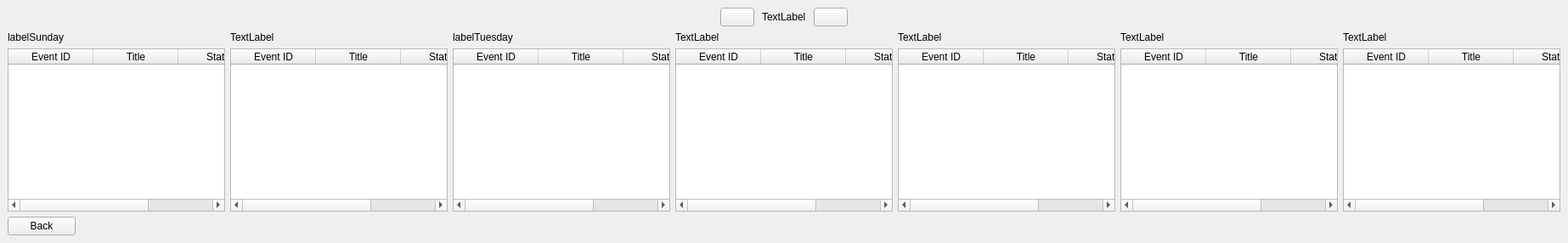
                 <widget class="QWidget" name="page2">
                  <layout class="QVBoxLayout" name="verticalLayout_21">
                   <property name="spacing">
                    <number>0</number>
                   </property>
                   <property name="leftMargin">
                    <number>0</number>
                   </property>
                   <property name="topMargin">
                    <number>0</number>
                   </property>
                   <property name="rightMargin">
                    <number>0</number>
                   </property>
                   <property name="bottomMargin">
                    <number>0</number>
                   </property>
                   <item>
                    <layout class="QVBoxLayout" name="verticalLayout_20">
                     <item>
                      <widget class="QWidget" name="widget_9" native="true">
                       <layout class="QVBoxLayout" name="verticalLayout_41">
                        <item>
                         <layout class="QHBoxLayout" name="horizontalLayout_17">
                          <property name="spacing">
                           <number>9</number>
                          </property>
                          <item>
                           <spacer name="horizontalSpacer_19">
                            <property name="orientation">
                             <enum>Qt::Horizontal</enum>
                            </property>
                            <property name="sizeHint" stdset="0">
                             <size>
                              <width>40</width>
                              <height>20</height>
                             </size>
                            </property>
                           </spacer>
                          </item>
                          <item>
                           <widget class="QPushButton" name="buttonPreviousWeek">
                            <property name="text">
                             <string/>
                            </property>
                            <property name="icon">
                             <iconset resource="resources/icons.qrc">
                              <normaloff>:/icons/icons/arrow-left.svg</normaloff>:/icons/icons/arrow-left.svg</iconset>
                            </property>
                           </widget>
                          </item>
                          <item>
                           <widget class="QLabel" name="labelMonth">
                            <property name="text">
                             <string>TextLabel</string>
                            </property>
                           </widget>
                          </item>
                          <item>
                           <widget class="QPushButton" name="buttonNextWeek">
                            <property name="text">
                             <string/>
                            </property>
                            <property name="icon">
                             <iconset resource="resources/icons.qrc">
                              <normaloff>:/icons/icons/arrow-right.svg</normaloff>:/icons/icons/arrow-right.svg</iconset>
                            </property>
                           </widget>
                          </item>
                          <item>
                           <spacer name="horizontalSpacer_20">
                            <property name="orientation">
                             <enum>Qt::Horizontal</enum>
                            </property>
                            <property name="sizeHint" stdset="0">
                             <size>
                              <width>40</width>
                              <height>20</height>
                             </size>
                            </property>
                           </spacer>
                          </item>
                         </layout>
                        </item>
                        <item>
                         <layout class="QHBoxLayout" name="horizontalLayout_15">
                          <item>
                           <layout class="QVBoxLayout" name="verticalLayout_18">
                            <item>
                             <widget class="QLabel" name="labelSunday">
                              <property name="text">
                               <string>labelSunday</string>
                              </property>
                             </widget>
                            </item>
                            <item>
                             <widget class="QTableWidget" name="tableviewSunday">
                              <property name="editTriggers">
                               <set>QAbstractItemView::NoEditTriggers</set>
                              </property>
                              <property name="selectionMode">
                               <enum>QAbstractItemView::SingleSelection</enum>
                              </property>
                              <property name="selectionBehavior">
                               <enum>QAbstractItemView::SelectRows</enum>
                              </property>
                              <attribute name="verticalHeaderVisible">
                               <bool>false</bool>
                              </attribute>
                              <column>
                               <property name="text">
                                <string>Event ID</string>
                               </property>
                              </column>
                              <column>
                               <property name="text">
                                <string>Title</string>
                               </property>
                              </column>
                              <column>
                               <property name="text">
                                <string>Status</string>
                               </property>
                              </column>
                             </widget>
                            </item>
                           </layout>
                          </item>
                          <item>
                           <layout class="QVBoxLayout" name="verticalLayout_16">
                            <item>
                             <widget class="QLabel" name="labelMonday">
                              <property name="text">
                               <string>TextLabel</string>
                              </property>
                             </widget>
                            </item>
                            <item>
                             <widget class="QTableWidget" name="tableviewMonday">
                              <property name="editTriggers">
                               <set>QAbstractItemView::NoEditTriggers</set>
                              </property>
                              <property name="selectionMode">
                               <enum>QAbstractItemView::SingleSelection</enum>
                              </property>
                              <property name="selectionBehavior">
                               <enum>QAbstractItemView::SelectRows</enum>
                              </property>
                              <attribute name="verticalHeaderVisible">
                               <bool>false</bool>
                              </attribute>
                              <column>
                               <property name="text">
                                <string>Event ID</string>
                               </property>
                              </column>
                              <column>
                               <property name="text">
                                <string>Title</string>
                               </property>
                              </column>
                              <column>
                               <property name="text">
                                <string>Status</string>
                               </property>
                              </column>
                             </widget>
                            </item>
                           </layout>
                          </item>
                          <item>
                           <layout class="QVBoxLayout" name="verticalLayout_13">
                            <item>
                             <widget class="QLabel" name="labelTuesday">
                              <property name="text">
                               <string>labelTuesday</string>
                              </property>
                             </widget>
                            </item>
                            <item>
                             <widget class="QTableWidget" name="tableviewTuesday">
                              <property name="editTriggers">
                               <set>QAbstractItemView::NoEditTriggers</set>
                              </property>
                              <property name="selectionMode">
                               <enum>QAbstractItemView::SingleSelection</enum>
                              </property>
                              <property name="selectionBehavior">
                               <enum>QAbstractItemView::SelectRows</enum>
                              </property>
                              <attribute name="verticalHeaderVisible">
                               <bool>false</bool>
                              </attribute>
                              <column>
                               <property name="text">
                                <string>Event ID</string>
                               </property>
                              </column>
                              <column>
                               <property name="text">
                                <string>Title</string>
                               </property>
                              </column>
                              <column>
                               <property name="text">
                                <string>Status</string>
                               </property>
                              </column>
                             </widget>
                            </item>
                           </layout>
                          </item>
                          <item>
                           <layout class="QVBoxLayout" name="verticalLayout_14">
                            <item>
                             <widget class="QLabel" name="labelWednesday">
                              <property name="text">
                               <string>TextLabel</string>
                              </property>
                             </widget>
                            </item>
                            <item>
                             <widget class="QTableWidget" name="tableviewWednesday">
                              <property name="editTriggers">
                               <set>QAbstractItemView::NoEditTriggers</set>
                              </property>
                              <property name="selectionMode">
                               <enum>QAbstractItemView::SingleSelection</enum>
                              </property>
                              <property name="selectionBehavior">
                               <enum>QAbstractItemView::SelectRows</enum>
                              </property>
                              <attribute name="verticalHeaderVisible">
                               <bool>false</bool>
                              </attribute>
                              <column>
                               <property name="text">
                                <string>Event ID</string>
                               </property>
                              </column>
                              <column>
                               <property name="text">
                                <string>Title</string>
                               </property>
                              </column>
                              <column>
                               <property name="text">
                                <string>Status</string>
                               </property>
                              </column>
                             </widget>
                            </item>
                           </layout>
                          </item>
                          <item>
                           <layout class="QVBoxLayout" name="verticalLayout_19">
                            <item>
                             <widget class="QLabel" name="labelThursday">
                              <property name="text">
                               <string>TextLabel</string>
                              </property>
                             </widget>
                            </item>
                            <item>
                             <widget class="QTableWidget" name="tableviewThursday">
                              <property name="editTriggers">
                               <set>QAbstractItemView::NoEditTriggers</set>
                              </property>
                              <property name="selectionMode">
                               <enum>QAbstractItemView::SingleSelection</enum>
                              </property>
                              <property name="selectionBehavior">
                               <enum>QAbstractItemView::SelectRows</enum>
                              </property>
                              <attribute name="verticalHeaderVisible">
                               <bool>false</bool>
                              </attribute>
                              <column>
                               <property name="text">
                                <string>Event ID</string>
                               </property>
                              </column>
                              <column>
                               <property name="text">
                                <string>Title</string>
                               </property>
                              </column>
                              <column>
                               <property name="text">
                                <string>Status</string>
                               </property>
                              </column>
                             </widget>
                            </item>
                           </layout>
                          </item>
                          <item>
                           <layout class="QVBoxLayout" name="verticalLayout_15">
                            <item>
                             <widget class="QLabel" name="labelFriday">
                              <property name="text">
                               <string>TextLabel</string>
                              </property>
                             </widget>
                            </item>
                            <item>
                             <widget class="QTableWidget" name="tableviewFriday">
                              <property name="editTriggers">
                               <set>QAbstractItemView::NoEditTriggers</set>
                              </property>
                              <property name="selectionMode">
                               <enum>QAbstractItemView::SingleSelection</enum>
                              </property>
                              <property name="selectionBehavior">
                               <enum>QAbstractItemView::SelectRows</enum>
                              </property>
                              <attribute name="verticalHeaderVisible">
                               <bool>false</bool>
                              </attribute>
                              <column>
                               <property name="text">
                                <string>Event ID</string>
                               </property>
                              </column>
                              <column>
                               <property name="text">
                                <string>Title</string>
                               </property>
                              </column>
                              <column>
                               <property name="text">
                                <string>Status</string>
                               </property>
                              </column>
                             </widget>
                            </item>
                           </layout>
                          </item>
                          <item>
                           <layout class="QVBoxLayout" name="verticalLayout_17">
                            <item>
                             <widget class="QLabel" name="labelSaturday">
                              <property name="text">
                               <string>TextLabel</string>
                              </property>
                             </widget>
                            </item>
                            <item>
                             <widget class="QTableWidget" name="tableviewSaturday">
                              <property name="editTriggers">
                               <set>QAbstractItemView::NoEditTriggers</set>
                              </property>
                              <property name="selectionMode">
                               <enum>QAbstractItemView::SingleSelection</enum>
                              </property>
                              <property name="selectionBehavior">
                               <enum>QAbstractItemView::SelectRows</enum>
                              </property>
                              <attribute name="verticalHeaderVisible">
                               <bool>false</bool>
                              </attribute>
                              <column>
                               <property name="text">
                                <string>Event ID</string>
                               </property>
                              </column>
                              <column>
                               <property name="text">
                                <string>Title</string>
                               </property>
                              </column>
                              <column>
                               <property name="text">
                                <string>Status</string>
                               </property>
                              </column>
                             </widget>
                            </item>
                           </layout>
                          </item>
                         </layout>
                        </item>
                        <item>
                         <layout class="QHBoxLayout" name="horizontalLayout_16">
                          <item>
                           <widget class="QPushButton" name="buttonViewWeeklyBack">
                            <property name="text">
                             <string>Back</string>
                            </property>
                           </widget>
                          </item>
                          <item>
                           <spacer name="horizontalSpacer_18">
                            <property name="orientation">
                             <enum>Qt::Horizontal</enum>
                            </property>
                            <property name="sizeHint" stdset="0">
                             <size>
                              <width>40</width>
                              <height>20</height>
                             </size>
                            </property>
                           </spacer>
                          </item>
                         </layout>
                        </item>
                       </layout>
                      </widget>
                     </item>
                    </layout>
                   </item>
                  </layout>
                 </widget>
